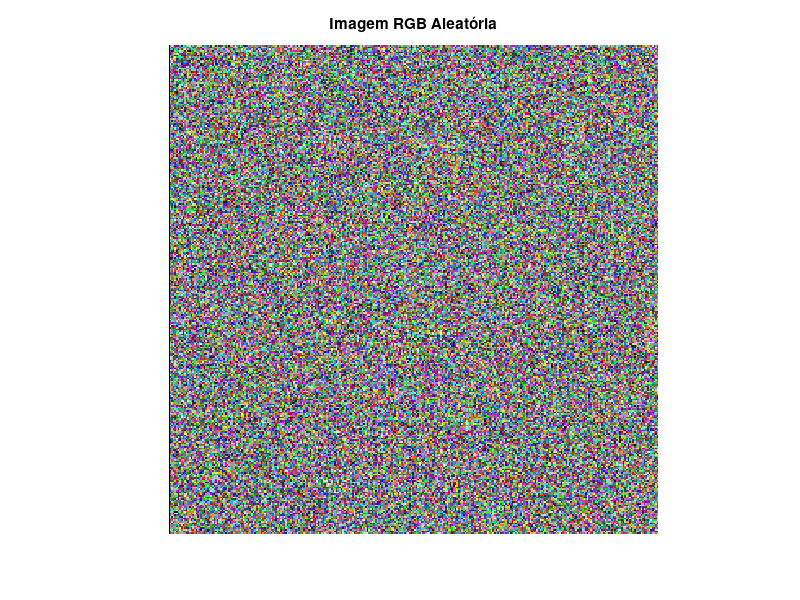
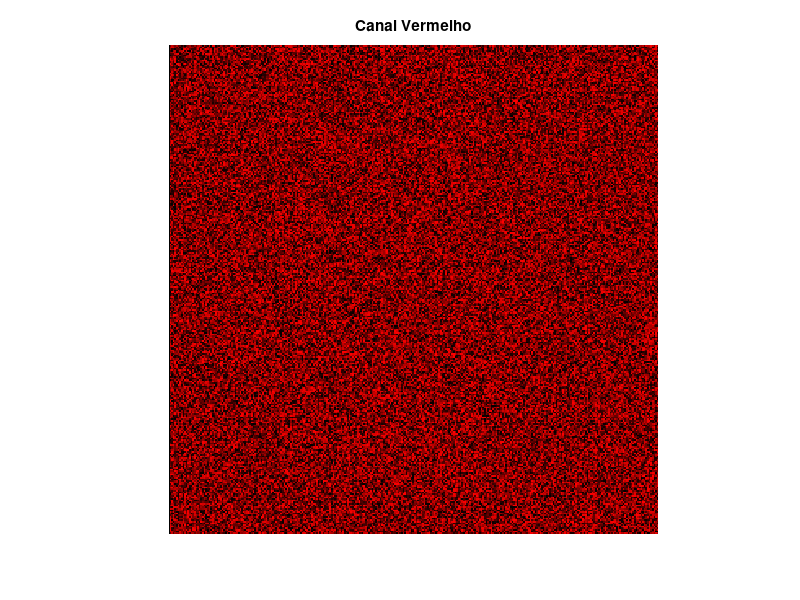
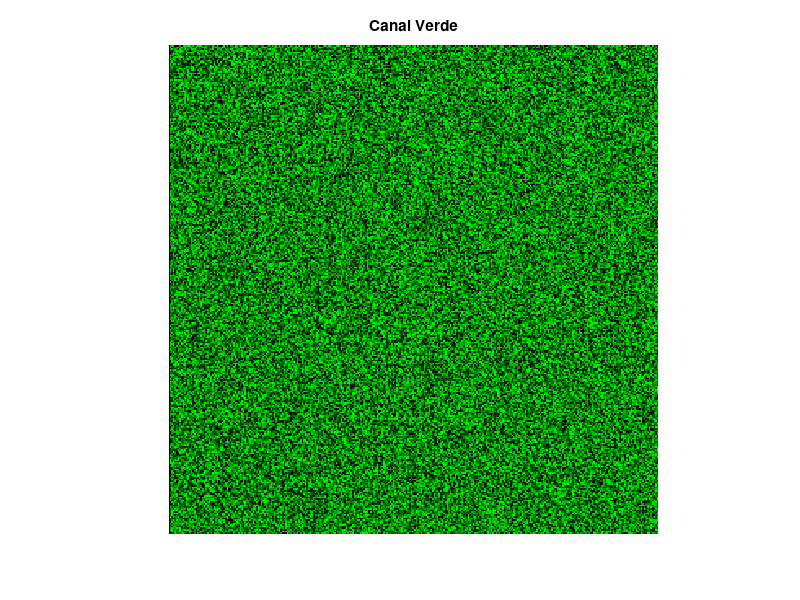
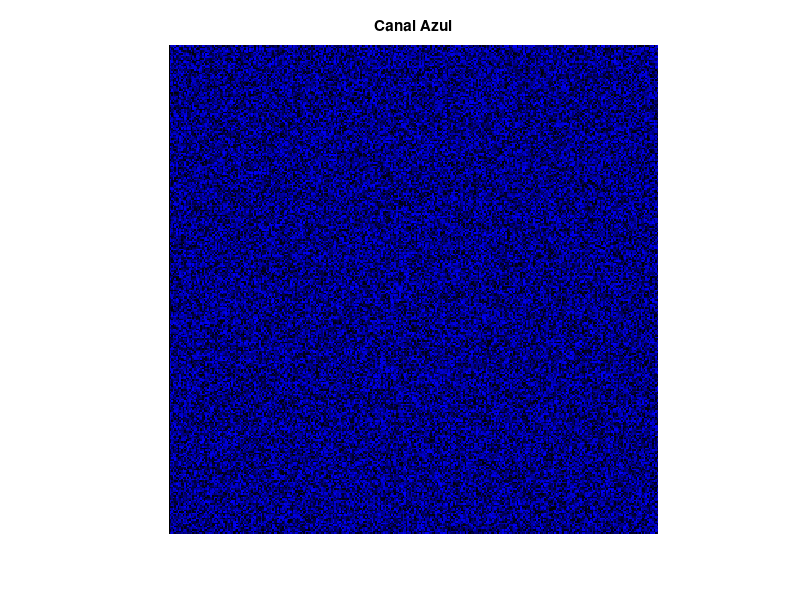

Source code (MATLAB) for these figures, in order:
clear; clc;

% Imagem RGB aleatória de 300x300 pixels 
imgRGB = uint8(randi([0, 255], 300, 300, 3));

% Exibir imagem original
figure;
imshow(imgRGB);
title('Imagem RGB Aleatória');

% Separar canais
R = imgRGB(:,:,1);
G = imgRGB(:,:,2);
B = imgRGB(:,:,3);

R = cat(3, R, zeros(size(R), 'uint8'), zeros(size(R), 'uint8'));

G = cat(3, zeros(size(G), 'uint8'), G, zeros(size(G), 'uint8'));

B = cat(3, zeros(size(B), 'uint8'), zeros(size(B), 'uint8'), B);

figure;
imshow(R);
title('Canal Vermelho');

figure;
imshow(G);
title('Canal Verde');

figure;
imshow(B);
title('Canal Azul');
